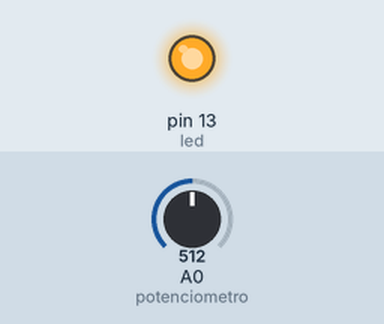
The sketch below on a simulated Arduino Uno, built with avr-gcc and run on an emulated ATmega328P. Parts: output pins drawn as LEDs (lit = HIGH). Inputs (shaded band) come from the test bench; at power-on: A0 (potenciometro) = 512.

Above: at 1.2 s.
1.3 s: A0 (potenciometro) set to 494
At 2.5 s:
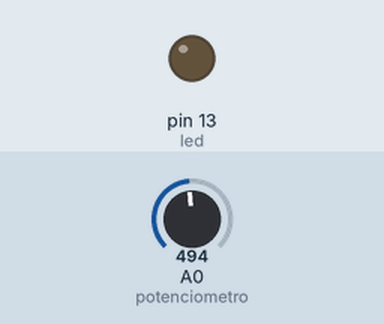
2.8 s: A0 (potenciometro) set to 522
At 3.7 s:
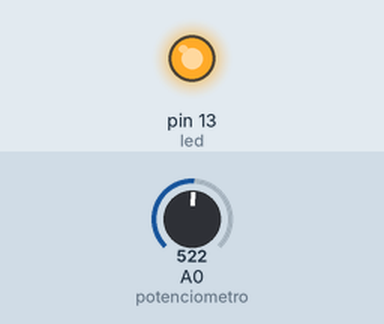
4.3 s: A0 (potenciometro) set to 511
At 4.8 s:
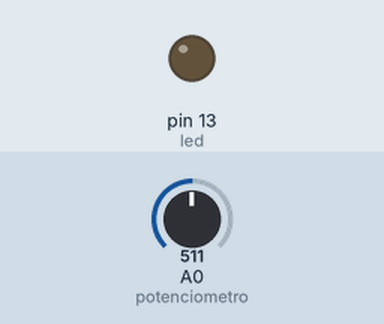
Timing chart, 0 to 7.3 s (numbered marks = the images above; inputs shaded):
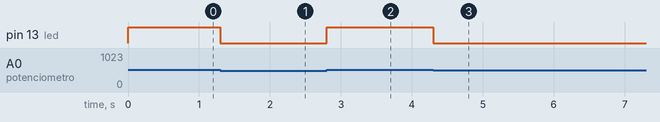

Measured:
- the behaviour switches between 512 and 511 on A0 (potenciometro) (found by bisection; images 0 and 1)
- after the input at 1.3 s, pin 13 (led): HIGH → LOW at once
- after the input at 2.8 s, pin 13 (led): LOW → HIGH at once
- after the input at 4.3 s, pin 13 (led): HIGH → LOW at once

The sketch:

5.ino
```cpp
// Faça um sistema que leia o valor de uma porta analógica e ligue ou desligue um led conforme a
//tensão lida, sendo menor que 2,5V desliga o led e maior ou igual a 2,5V ligue o led.

const int potenciometro = A0; // Entrada analógica (A0)
const int led = 13; // LED na porta 13

void setup() {
    pinMode(led, OUTPUT);
}

void loop() {
    int valorLido = analogRead(potenciometro); // Lê o valor do potenciômetro (0 a 1023)

    if (valorLido >= 512) { // Se for maior ou igual a 2,5V (meio da escala)
        digitalWrite(led, HIGH); // Liga o LED
    } else {
        digitalWrite(led, LOW); // Desliga o LED
    }
}
```
